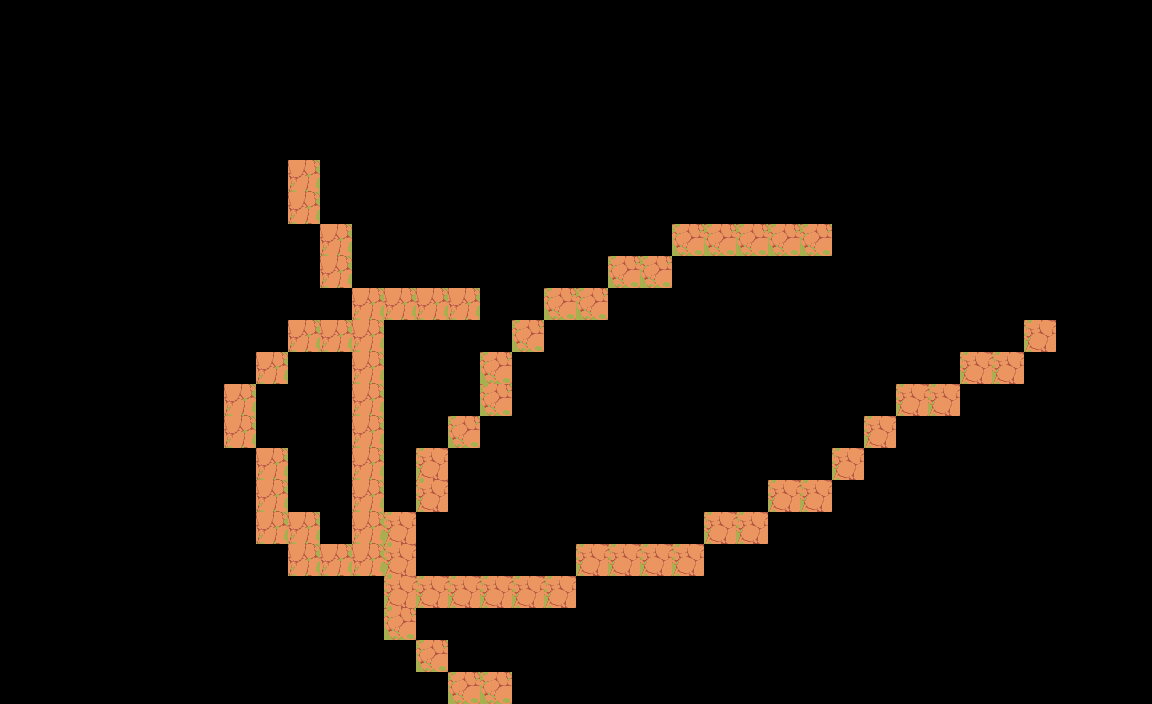

Tiled map render using the project's own tile images. Description and the whole map definition, tile-layer contents included, below:
An orthogonal 36x22 tile map with 32x32 px tiles, 1 tile layer (Tile Layer 1).

<map version="1.10" tiledversion="1.10.2" orientation="orthogonal" renderorder="right-down" width="36" height="22" tilewidth="32" tileheight="32" infinite="0" nextlayerid="2" nextobjectid="1">
 <tileset firstgid="1" source="path.tsx" />
 <layer id="1" name="Tile Layer 1" width="36" height="22">
  <data encoding="csv">
0,0,0,0,0,0,0,0,0,0,0,0,0,0,0,0,0,0,0,0,0,0,0,0,0,0,0,0,0,0,0,0,0,0,0,0,
0,0,0,0,0,0,0,0,0,0,0,0,0,0,0,0,0,0,0,0,0,0,0,0,0,0,0,0,0,0,0,0,0,0,0,0,
0,0,0,0,0,0,0,0,0,0,0,0,0,0,0,0,0,0,0,0,0,0,0,0,0,0,0,0,0,0,0,0,0,0,0,0,
0,0,0,0,0,0,0,0,0,0,0,0,0,0,0,0,0,0,0,0,0,0,0,0,0,0,0,0,0,0,0,0,0,0,0,0,
0,0,0,0,0,0,0,0,0,0,0,0,0,0,0,0,0,0,0,0,0,0,0,0,0,0,0,0,0,0,0,0,0,0,0,0,
0,0,0,0,0,0,0,0,0,61,0,0,0,0,0,0,0,0,0,0,0,0,0,0,0,0,0,0,0,0,0,0,0,0,0,0,
0,0,0,0,0,0,0,0,0,61,0,0,0,0,0,0,0,0,0,0,0,0,0,0,0,0,0,0,0,0,0,0,0,0,0,0,
0,0,0,0,0,0,0,0,0,0,61,0,0,0,0,0,0,0,0,0,0,22,22,22,22,22,0,0,0,0,0,0,0,0,0,0,
0,0,0,0,0,0,0,0,0,0,61,0,0,0,0,0,0,0,0,22,22,0,0,0,0,0,0,0,0,0,0,0,0,0,0,0,
0,0,0,0,0,0,0,0,0,0,0,61,61,61,61,0,0,22,22,0,0,0,0,0,0,0,0,0,0,0,0,0,0,0,0,0,
0,0,0,0,0,0,0,0,0,61,61,61,0,0,0,0,22,0,0,0,0,0,0,0,0,0,0,0,0,0,0,0,29,0,0,0,
0,0,0,0,0,0,0,0,61,0,0,61,0,0,0,22,0,0,0,0,0,0,0,0,0,0,0,0,0,0,29,29,0,0,0,0,
0,0,0,0,0,0,0,61,0,0,0,61,0,0,0,22,0,0,0,0,0,0,0,0,0,0,0,0,29,29,0,0,0,0,0,0,
0,0,0,0,0,0,0,61,0,0,0,61,0,0,22,0,0,0,0,0,0,0,0,0,0,0,0,29,0,0,0,0,0,0,0,0,
0,0,0,0,0,0,0,0,61,0,0,61,0,29,0,0,0,0,0,0,0,0,0,0,0,0,29,0,0,0,0,0,0,0,0,0,
0,0,0,0,0,0,0,0,61,0,0,61,0,29,0,0,0,0,0,0,0,0,0,0,29,29,0,0,0,0,0,0,0,0,0,0,
0,0,0,0,0,0,0,0,61,61,0,61,29,0,0,0,0,0,0,0,0,0,29,29,0,0,0,0,0,0,0,0,0,0,0,0,
0,0,0,0,0,0,0,0,0,61,61,61,29,0,0,0,0,0,29,29,29,29,0,0,0,0,0,0,0,0,0,0,0,0,0,0,
0,0,0,0,0,0,0,0,0,0,0,0,29,29,29,29,29,29,0,0,0,0,0,0,0,0,0,0,0,0,0,0,0,0,0,0,
0,0,0,0,0,0,0,0,0,0,0,0,22,0,0,0,0,0,0,0,0,0,0,0,0,0,0,0,0,0,0,0,0,0,0,0,
0,0,0,0,0,0,0,0,0,0,0,0,0,22,0,0,0,0,0,0,0,0,0,0,0,0,0,0,0,0,0,0,0,0,0,0,
0,0,0,0,0,0,0,0,0,0,0,0,0,0,22,22,0,0,0,0,0,0,0,0,0,0,0,0,0,0,0,0,0,0,0,0
</data>
 </layer>
</map>
